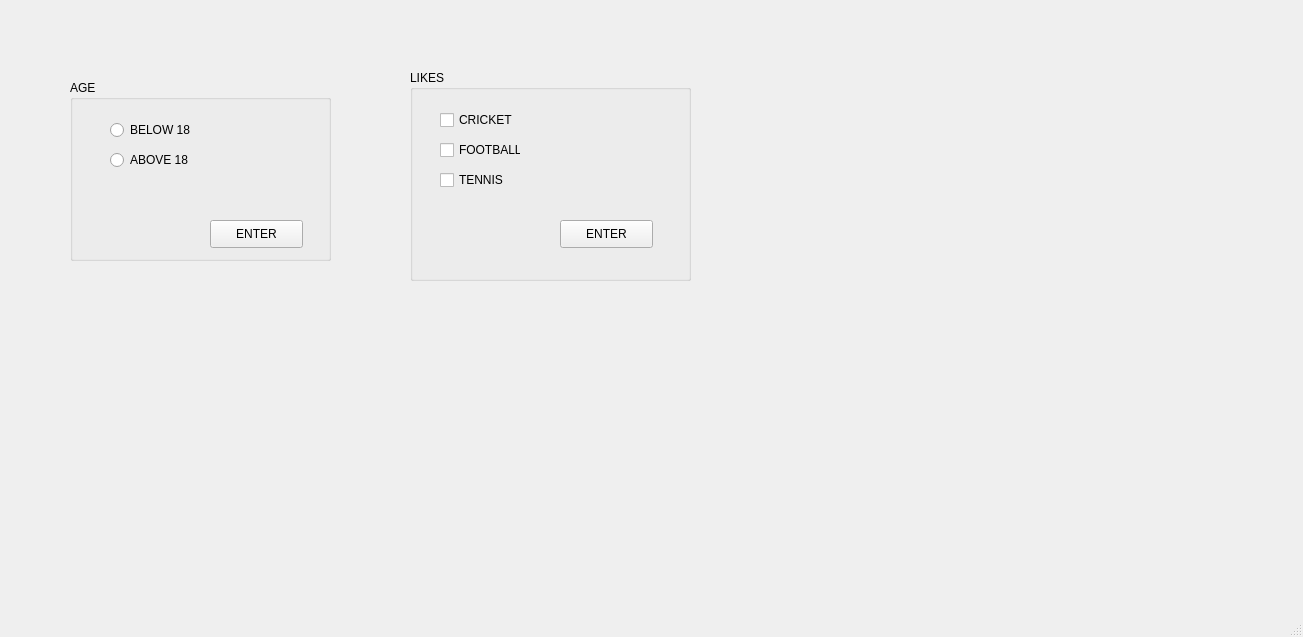
<?xml version="1.0" encoding="UTF-8"?>
<ui version="4.0">
 <class>MainWindow</class>
 <widget class="QMainWindow" name="MainWindow">
  <property name="geometry">
   <rect>
    <x>0</x>
    <y>0</y>
    <width>1303</width>
    <height>637</height>
   </rect>
  </property>
  <property name="windowTitle">
   <string>MainWindow</string>
  </property>
  <widget class="QWidget" name="centralwidget">
   <widget class="QGroupBox" name="groupBox">
    <property name="geometry">
     <rect>
      <x>70</x>
      <y>80</y>
      <width>261</width>
      <height>181</height>
     </rect>
    </property>
    <property name="title">
     <string>AGE</string>
    </property>
    <widget class="QRadioButton" name="radioButton_2">
     <property name="geometry">
      <rect>
       <x>40</x>
       <y>40</y>
       <width>95</width>
       <height>20</height>
      </rect>
     </property>
     <property name="text">
      <string>BELOW 18</string>
     </property>
    </widget>
    <widget class="QRadioButton" name="radioButton">
     <property name="geometry">
      <rect>
       <x>40</x>
       <y>70</y>
       <width>95</width>
       <height>20</height>
      </rect>
     </property>
     <property name="text">
      <string>ABOVE 18</string>
     </property>
    </widget>
    <widget class="QPushButton" name="pushButton_2">
     <property name="geometry">
      <rect>
       <x>140</x>
       <y>140</y>
       <width>93</width>
       <height>28</height>
      </rect>
     </property>
     <property name="text">
      <string>ENTER</string>
     </property>
    </widget>
   </widget>
   <widget class="QGroupBox" name="groupBox_2">
    <property name="geometry">
     <rect>
      <x>410</x>
      <y>70</y>
      <width>281</width>
      <height>211</height>
     </rect>
    </property>
    <property name="title">
     <string>LIKES</string>
    </property>
    <widget class="QCheckBox" name="checkBox">
     <property name="geometry">
      <rect>
       <x>30</x>
       <y>40</y>
       <width>81</width>
       <height>20</height>
      </rect>
     </property>
     <property name="text">
      <string>CRICKET</string>
     </property>
    </widget>
    <widget class="QCheckBox" name="checkBox_2">
     <property name="geometry">
      <rect>
       <x>30</x>
       <y>70</y>
       <width>81</width>
       <height>20</height>
      </rect>
     </property>
     <property name="text">
      <string>FOOTBALL</string>
     </property>
    </widget>
    <widget class="QCheckBox" name="checkBox_3">
     <property name="geometry">
      <rect>
       <x>30</x>
       <y>100</y>
       <width>81</width>
       <height>20</height>
      </rect>
     </property>
     <property name="text">
      <string>TENNIS</string>
     </property>
    </widget>
    <widget class="QPushButton" name="pushButton">
     <property name="geometry">
      <rect>
       <x>150</x>
       <y>150</y>
       <width>93</width>
       <height>28</height>
      </rect>
     </property>
     <property name="text">
      <string>ENTER</string>
     </property>
    </widget>
   </widget>
  </widget>
  <widget class="QMenuBar" name="menubar">
   <property name="geometry">
    <rect>
     <x>0</x>
     <y>0</y>
     <width>1303</width>
     <height>26</height>
    </rect>
   </property>
  </widget>
  <widget class="QStatusBar" name="statusbar"/>
 </widget>
 <resources/>
 <connections/>
</ui>
